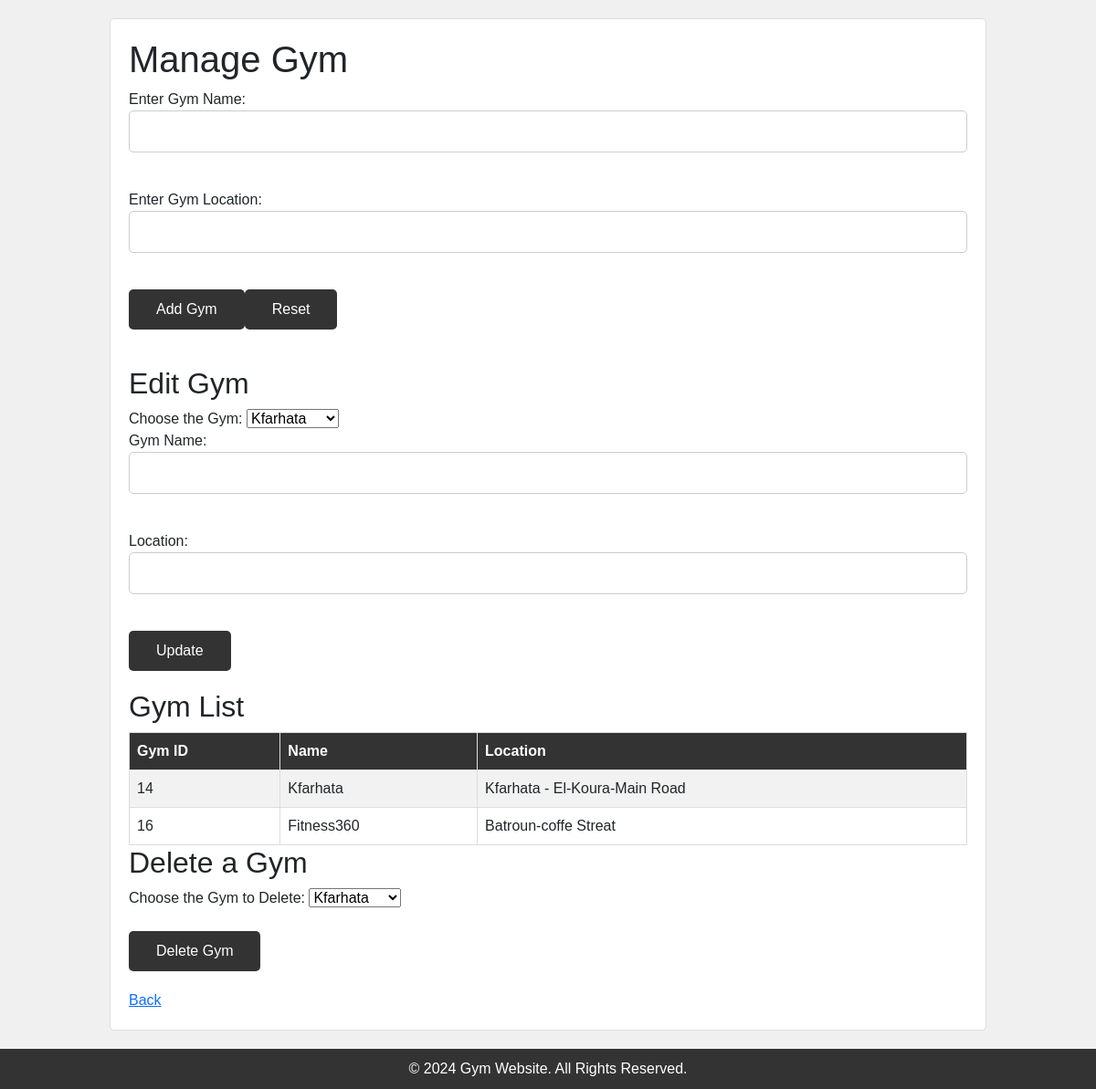
The app's page /Gym.php with its own data.
### tables this page shows
CREATE TABLE `gym` (
  `gym_id` int(11) NOT NULL,
  `name` varchar(100) DEFAULT NULL,
  `location` varchar(255) DEFAULT NULL
);

### Gym.php (the view, shortened to what this page needs)
<!DOCTYPE html>
<html lang="en">
<head>
    <link href="https://cdn.jsdelivr.net/npm/bootstrap@5.3.3/dist/css/bootstrap.min.css" rel="stylesheet">
</head>
<body>
<main>
        <h1>Manage Gym</h1>
        <form method="post">
            <p>Enter Gym Name: <input type="text" name="name" required ></p>
            <p>Enter Gym Location: <input type="text" name="location" required></p>
            <p><input type="submit" name="sb" value="Add Gym"><input type="reset"></p>
        </form>
        <h2>Edit Gym</h2>
        <form method="post">
            <label for="gym_id">Choose the Gym:</label>
            <select name="gym_id">
                <?php
                require 'connection.php';
                $query = "SELECT gym_id, name FROM gym";
                $result = mysqli_query($con, $query);
                while($row = mysqli_fetch_assoc($result)) {
                    echo "<option value='".$row['gym_id']."'>".$row['name']."</option>";
                }
                ?>
            </select><br>
            <p>Gym Name: <input type="text" name="name"></p>
            <p>Location: <input type="text" name="location"></p>
            <input type="submit" value="Update" name="update">
        </form>
        <?php
        echo "<h2>Gym List</h2>";
        echo "<table border='1' cellpadding='5'>
            <tr>
                <th>Gym ID</th>
                <th>Name</th>
                <th>Location</th>
            </tr>";
        $query = "SELECT * FROM `gym`";
        $result = mysqli_query($con, $query);
        while ($row = mysqli_fetch_assoc($result)) {
            echo "<tr>
                <td>" .$row["gym_id"] . "</td>
                <td>" . $row["name"] . "</td>
                <td>" . $row["location"] . "</td>
            </tr>";
        }
        echo "</table>";
        ?>
        <h2>Delete a Gym</h2>
        <form action="" method="POST">
            <label for="delete_gym_id">Choose the Gym to Delete:</label>
            <select name="gym_id" id="delete_gym_id">
                <?php
                require 'connection.php';
                $query = "SELECT gym_id, name FROM gym";
                $result = mysqli_query($con, $query);
                while($row = mysqli_fetch_assoc($result)) {
                    echo "<option value='".$row['gym_id']."'>".$row['name']."</option>";
                }
                ?>
            </select><br><br>
            <input type="submit" name="delete" value="Delete Gym">
        </form>
        <a href="HomePage.php">Back</a>
    </main>
    <footer>
        &copy; <?php echo date("Y"); ?> Gym Website. All Rights Reserved.
    </footer>
</body>
</html>

### Gym.php (style rules this page uses)
body { font-family: Arial, sans-serif; margin: 0; padding: 0; background-color: #f0f0f0; }
main { padding: 20px; background-color: #fff; margin: 20px auto; width: 80%; border: 1px solid #ddd; border-radius: 5px; }
h1 { margin-top: 0; }
p { margin-bottom: 20px; }
footer { background-color: #333; color: #fff; text-align: center; padding: 10px 0; margin-top: 20px; }
table { border-collapse: collapse; width: 100%; }
th, td { border: 1px solid #ddd; padding: 8px; text-align: left; }
th { background-color: #333; color: #fff; }
tr:nth-child(even) { background-color: #f2f2f2; }
input { padding: 10px; border: 1px solid #ccc; border-radius: 5px; width: 100%; box-sizing: border-box; margin-bottom: 20px; }
input[type="submit"], input[type="reset"] { width: auto; background-color: #333; color: #fff; border: none; cursor: pointer; padding: 10px 30px; }

### records on screen
gym: gym_id "14", name "Kfarhata", location "Kfarhata - El-Koura-Main Road"
gym: gym_id "16", name "Fitness360", location "Batroun-coffe Streat"

### other values on screen
form field gym_id "Kfarhata"
